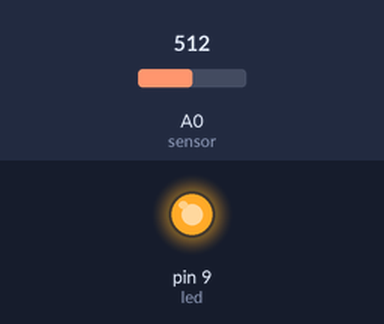
A sketch run on a simulated Arduino Uno, built for the host (arithmetic inside an expression is 32-bit, double 64-bit). On the bench: output pins drawn as LEDs (lit = HIGH). Inputs (shaded band) come from the test bench; at power-on: A0 (sensor) = 512. Storage starts empty; what the sketch prints to the serial monitor is not drawn.

Above: at 1.2 s.
1.3 s: A0 (sensor) set to 591
2.8 s: A0 (sensor) set to 611
At 3.4 s:
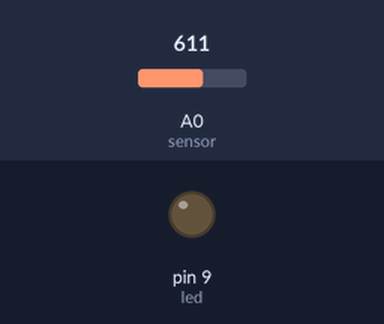
4.3 s: A0 (sensor) set to 590
At 5.5 s:
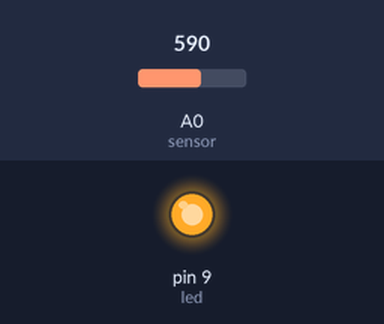
5.8 s: A0 (sensor) set to 610
At 6.6 s:
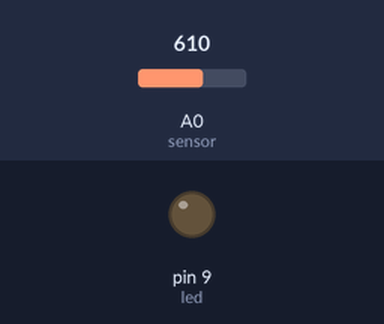
Timing chart, 0 to 8.3 s (numbered marks = the images above; inputs shaded):
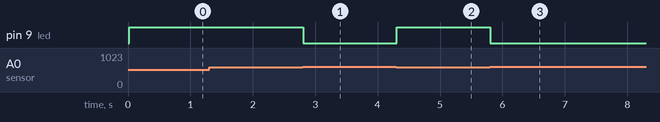

The sketch:

codigo_novo_LDR.SD.ino
```cpp
#include <SD.h>
#include <SPI.h>

int limiteDisparo = 600;  // Valor limite para ligar/desligar o LED
int led = 9;  // Pino do LED
int sensor = A0;  // Pino do fotoresistor (LDR)
const int chipSelect = 4;  // Pino CS do módulo SD

void setup() {
  pinMode(led, OUTPUT);  // Define o LED como saída
  pinMode(sensor, INPUT);  // Define o LDR como entrada
  Serial.begin(9600);  // Inicia a comunicação serial

  // Inicializa o módulo SD
  if (!SD.begin(chipSelect)) {
    Serial.println("Falha ao inicializar o cartão SD!");
    while (1);
  }
  Serial.println("Cartão SD inicializado com sucesso!");
}

void loop() {
  int sensorValue = analogRead(sensor);  // Lê o valor do LDR
  digitalWrite(led, sensorValue < limiteDisparo ? HIGH : LOW);  // Controla o LED

  // Abre o arquivo no SD para escrever
  File dataFile = SD.open("leituraLDR.txt", FILE_WRITE);
  if (dataFile) {
    dataFile.print("Leitura do LDR: ");
    dataFile.println(sensorValue);
    dataFile.close();
  } else {
    Serial.println("Erro ao abrir o arquivo.");
  }
}
```

Measured:
- the behaviour switches between 599 and 600 on A0 (sensor) (found by bisection; images 0 and 1)
- after the input at 1.3 s, every drawn part: stays the same
- after the input at 2.8 s, pin 9 (led): HIGH → LOW at once
- after the input at 4.3 s, pin 9 (led): LOW → HIGH at once
- after the input at 5.8 s, pin 9 (led): HIGH → LOW at once
